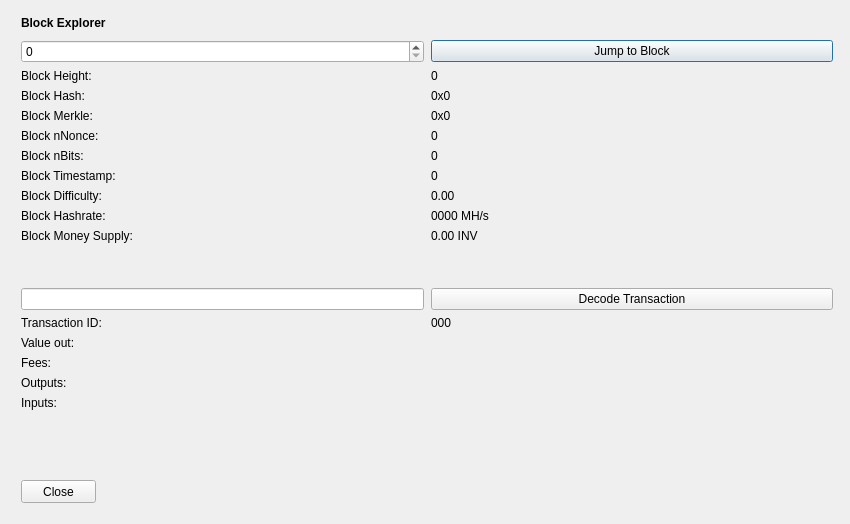
<?xml version="1.0" encoding="UTF-8"?>
<ui version="4.0">
 <class>BlockBrowser</class>
 <widget class="QDialog" name="BlockBrowser">
  <property name="windowModality">
   <enum>Qt::NonModal</enum>
  </property>
  <property name="enabled">
   <bool>true</bool>
  </property>
  <property name="geometry">
   <rect>
    <x>0</x>
    <y>0</y>
    <width>850</width>
    <height>524</height>
   </rect>
  </property>
  <property name="sizePolicy">
   <sizepolicy hsizetype="Preferred" vsizetype="Preferred">
    <horstretch>0</horstretch>
    <verstretch>0</verstretch>
   </sizepolicy>
  </property>
  <property name="minimumSize">
   <size>
    <width>0</width>
    <height>0</height>
   </size>
  </property>
  <property name="acceptDrops">
   <bool>false</bool>
  </property>
  <property name="windowTitle">
   <string>Invictus Block Explorer</string>
  </property>
  <layout class="QGridLayout">
   <property name="sizeConstraint">
    <enum>QLayout::SetMaximumSize</enum>
   </property>
   <property name="leftMargin">
    <number>21</number>
   </property>
   <property name="topMargin">
    <number>10</number>
   </property>
   <property name="rightMargin">
    <number>10</number>
   </property>
   <item row="1" column="0">
    <widget class="QWidget" name="widget" native="true">
     <widget class="QWidget" name="layoutWidgetBE1">
      <property name="geometry">
       <rect>
        <x>0</x>
        <y>0</y>
        <width>822</width>
        <height>27</height>
       </rect>
      </property>
      <layout class="QHBoxLayout" name="horizontalLayoutBE">
       <property name="spacing">
        <number>7</number>
       </property>
       <item>
        <widget class="QLabel" name="labelBlockExplorer">
         <property name="sizePolicy">
          <sizepolicy hsizetype="Preferred" vsizetype="Maximum">
           <horstretch>0</horstretch>
           <verstretch>0</verstretch>
          </sizepolicy>
         </property>
         <property name="font">
          <font>
           <weight>75</weight>
           <bold>true</bold>
          </font>
         </property>
         <property name="styleSheet">
          <string notr="true">font-weight:bold;</string>
         </property>
         <property name="text">
          <string>Block Explorer</string>
         </property>
        </widget>
       </item>
       <item>
        <spacer name="horizontalSpacerBE">
         <property name="orientation">
          <enum>Qt::Horizontal</enum>
         </property>
         <property name="sizeHint" stdset="0">
          <size>
           <width>40</width>
           <height>20</height>
          </size>
         </property>
        </spacer>
       </item>
      </layout>
     </widget>
     <widget class="QWidget" name="layoutWidgetBE2">
      <property name="geometry">
       <rect>
        <x>0</x>
        <y>30</y>
        <width>812</width>
        <height>410</height>
       </rect>
      </property>
      <layout class="QGridLayout" name="gridLayoutBE" rowstretch="0,0,0,0,0,0,0,0,0,0,0,0,0,0,0,0,0,0,0,0" columnstretch="0,0">
       <property name="sizeConstraint">
        <enum>QLayout::SetDefaultConstraint</enum>
       </property>
       <property name="horizontalSpacing">
        <number>7</number>
       </property>
       <item row="14" column="1">
        <widget class="QLabel" name="txID">
         <property name="text">
          <string>000</string>
         </property>
         <property name="textInteractionFlags">
          <set>Qt::LinksAccessibleByMouse|Qt::TextSelectableByMouse</set>
         </property>
        </widget>
       </item>
       <item row="8" column="1">
        <widget class="QLabel" name="timeBox">
         <property name="text">
          <string>0</string>
         </property>
         <property name="textInteractionFlags">
          <set>Qt::LinksAccessibleByMouse|Qt::TextSelectableByMouse</set>
         </property>
        </widget>
       </item>
       <item row="9" column="1">
        <widget class="QLabel" name="diffBox">
         <property name="text">
          <string>0.00</string>
         </property>
         <property name="textInteractionFlags">
          <set>Qt::LinksAccessibleByMouse|Qt::TextSelectableByMouse</set>
         </property>
        </widget>
       </item>
       <item row="10" column="0">
        <widget class="QLabel" name="hashRateLabel">
         <property name="text">
          <string>Block Hashrate:</string>
         </property>
        </widget>
       </item>
       <item row="9" column="0">
        <widget class="QLabel" name="diffLabel">
         <property name="text">
          <string>Block Difficulty:</string>
         </property>
        </widget>
       </item>
       <item row="17" column="1">
        <widget class="QLabel" name="outputBox">
         <property name="text">
          <string/>
         </property>
         <property name="alignment">
          <set>Qt::AlignLeading|Qt::AlignLeft|Qt::AlignTop</set>
         </property>
         <property name="textInteractionFlags">
          <set>Qt::LinksAccessibleByMouse|Qt::TextSelectableByMouse</set>
         </property>
        </widget>
       </item>
       <item row="3" column="1">
        <widget class="QLabel" name="heightLabelBE1">
         <property name="text">
          <string>0</string>
         </property>
         <property name="textInteractionFlags">
          <set>Qt::LinksAccessibleByMouse|Qt::TextSelectableByMouse</set>
         </property>
        </widget>
       </item>
       <item row="1" column="1">
        <widget class="QPushButton" name="blockButton">
         <property name="text">
          <string>Jump to Block</string>
         </property>
        </widget>
       </item>
       <item row="3" column="0">
        <widget class="QLabel" name="heightLabelBE2">
         <property name="text">
          <string>Block Height:</string>
         </property>
        </widget>
       </item>
       <item row="7" column="0">
        <widget class="QLabel" name="bitsLabel">
         <property name="text">
          <string>Block nBits:</string>
         </property>
        </widget>
       </item>
       <item row="6" column="1">
        <widget class="QLabel" name="nonceBox">
         <property name="text">
          <string>0</string>
         </property>
         <property name="textInteractionFlags">
          <set>Qt::LinksAccessibleByMouse|Qt::TextSelectableByMouse</set>
         </property>
        </widget>
       </item>
       <item row="6" column="0">
        <widget class="QLabel" name="nonceLabel">
         <property name="text">
          <string>Block nNonce:</string>
         </property>
        </widget>
       </item>
       <item row="5" column="1">
        <widget class="QLabel" name="merkleBox">
         <property name="minimumSize">
          <size>
           <width>187</width>
           <height>0</height>
          </size>
         </property>
         <property name="text">
          <string>0x0</string>
         </property>
         <property name="textInteractionFlags">
          <set>Qt::LinksAccessibleByMouse|Qt::TextSelectableByMouse</set>
         </property>
        </widget>
       </item>
       <item row="16" column="0">
        <widget class="QLabel" name="feesLabel">
         <property name="text">
          <string>Fees:</string>
         </property>
        </widget>
       </item>
       <item row="15" column="1">
        <widget class="QLabel" name="valueBox">
         <property name="text">
          <string/>
         </property>
         <property name="textInteractionFlags">
          <set>Qt::LinksAccessibleByMouse|Qt::TextSelectableByMouse</set>
         </property>
        </widget>
       </item>
       <item row="7" column="1">
        <widget class="QLabel" name="bitsBox">
         <property name="text">
          <string>0</string>
         </property>
         <property name="textInteractionFlags">
          <set>Qt::LinksAccessibleByMouse|Qt::TextSelectableByMouse</set>
         </property>
        </widget>
       </item>
       <item row="8" column="0">
        <widget class="QLabel" name="timeLabel">
         <property name="text">
          <string>Block Timestamp:</string>
         </property>
        </widget>
       </item>
       <item row="17" column="0">
        <widget class="QLabel" name="outputLabel">
         <property name="text">
          <string>Outputs:</string>
         </property>
         <property name="alignment">
          <set>Qt::AlignLeading|Qt::AlignLeft|Qt::AlignTop</set>
         </property>
        </widget>
       </item>
       <item row="1" column="0">
        <widget class="QSpinBox" name="heightBox">
         <property name="sizePolicy">
          <sizepolicy hsizetype="Preferred" vsizetype="Fixed">
           <horstretch>0</horstretch>
           <verstretch>0</verstretch>
          </sizepolicy>
         </property>
         <property name="maximum">
          <number>99999999</number>
         </property>
        </widget>
       </item>
       <item row="4" column="0">
        <widget class="QLabel" name="hashLabel">
         <property name="text">
          <string>Block Hash:</string>
         </property>
        </widget>
       </item>
       <item row="16" column="1">
        <widget class="QLabel" name="feesBox">
         <property name="text">
          <string/>
         </property>
         <property name="textInteractionFlags">
          <set>Qt::LinksAccessibleByMouse|Qt::TextSelectableByMouse</set>
         </property>
        </widget>
       </item>
       <item row="4" column="1">
        <widget class="QLabel" name="hashBox">
         <property name="enabled">
          <bool>true</bool>
         </property>
         <property name="sizePolicy">
          <sizepolicy hsizetype="Preferred" vsizetype="Preferred">
           <horstretch>0</horstretch>
           <verstretch>0</verstretch>
          </sizepolicy>
         </property>
         <property name="minimumSize">
          <size>
           <width>0</width>
           <height>0</height>
          </size>
         </property>
         <property name="text">
          <string>0x0</string>
         </property>
         <property name="textInteractionFlags">
          <set>Qt::LinksAccessibleByMouse|Qt::TextSelectableByMouse</set>
         </property>
        </widget>
       </item>
       <item row="14" column="0">
        <widget class="QLabel" name="txLabel">
         <property name="text">
          <string>Transaction ID:</string>
         </property>
        </widget>
       </item>
       <item row="15" column="0">
        <widget class="QLabel" name="valueLabel">
         <property name="text">
          <string>Value out:</string>
         </property>
        </widget>
       </item>
       <item row="13" column="0">
        <widget class="QLineEdit" name="txBox">
         <property name="sizePolicy">
          <sizepolicy hsizetype="Preferred" vsizetype="Fixed">
           <horstretch>0</horstretch>
           <verstretch>0</verstretch>
          </sizepolicy>
         </property>
         <property name="inputMask">
          <string comment="Transaction id" extracomment="Transaction id"/>
         </property>
        </widget>
       </item>
       <item row="12" column="0">
        <spacer name="verticalSpacer_2">
         <property name="orientation">
          <enum>Qt::Vertical</enum>
         </property>
         <property name="sizeHint" stdset="0">
          <size>
           <width>20</width>
           <height>20</height>
          </size>
         </property>
        </spacer>
       </item>
       <item row="10" column="1">
        <widget class="QLabel" name="hashRateBox">
         <property name="text">
          <string>0000 MH/s</string>
         </property>
         <property name="textInteractionFlags">
          <set>Qt::LinksAccessibleByMouse|Qt::TextSelectableByMouse</set>
         </property>
        </widget>
       </item>
       <item row="19" column="0">
        <spacer name="verticalSpacer">
         <property name="orientation">
          <enum>Qt::Vertical</enum>
         </property>
         <property name="sizeHint" stdset="0">
          <size>
           <width>20</width>
           <height>40</height>
          </size>
         </property>
        </spacer>
       </item>
       <item row="13" column="1">
        <widget class="QPushButton" name="txButton">
         <property name="text">
          <string>Decode Transaction</string>
         </property>
        </widget>
       </item>
       <item row="18" column="0">
        <widget class="QLabel" name="inputLabel">
         <property name="text">
          <string>Inputs:</string>
         </property>
         <property name="alignment">
          <set>Qt::AlignLeading|Qt::AlignLeft|Qt::AlignTop</set>
         </property>
        </widget>
       </item>
       <item row="5" column="0">
        <widget class="QLabel" name="merkleLabel">
         <property name="text">
          <string>Block Merkle:</string>
         </property>
        </widget>
       </item>
       <item row="18" column="1">
        <widget class="QLabel" name="inputBox">
         <property name="text">
          <string/>
         </property>
         <property name="alignment">
          <set>Qt::AlignLeading|Qt::AlignLeft|Qt::AlignTop</set>
         </property>
         <property name="textInteractionFlags">
          <set>Qt::LinksAccessibleByMouse|Qt::TextSelectableByMouse</set>
         </property>
        </widget>
       </item>
       <item row="11" column="0">
        <widget class="QLabel" name="moneySupplyLabel">
         <property name="text">
          <string>Block Money Supply:</string>
         </property>
        </widget>
       </item>
       <item row="11" column="1">
        <widget class="QLabel" name="moneySupplyBox">
         <property name="text">
          <string>0.00 INV</string>
         </property>
         <property name="textInteractionFlags">
          <set>Qt::LinksAccessibleByMouse|Qt::TextSelectableByMouse</set>
         </property>
        </widget>
       </item>
      </layout>
     </widget>
     <widget class="QPushButton" name="closeButton">
      <property name="geometry">
       <rect>
        <x>0</x>
        <y>470</y>
        <width>75</width>
        <height>23</height>
       </rect>
      </property>
      <property name="text">
       <string>Close</string>
      </property>
     </widget>
    </widget>
   </item>
  </layout>
 </widget>
 <resources/>
 <connections/>
</ui>
